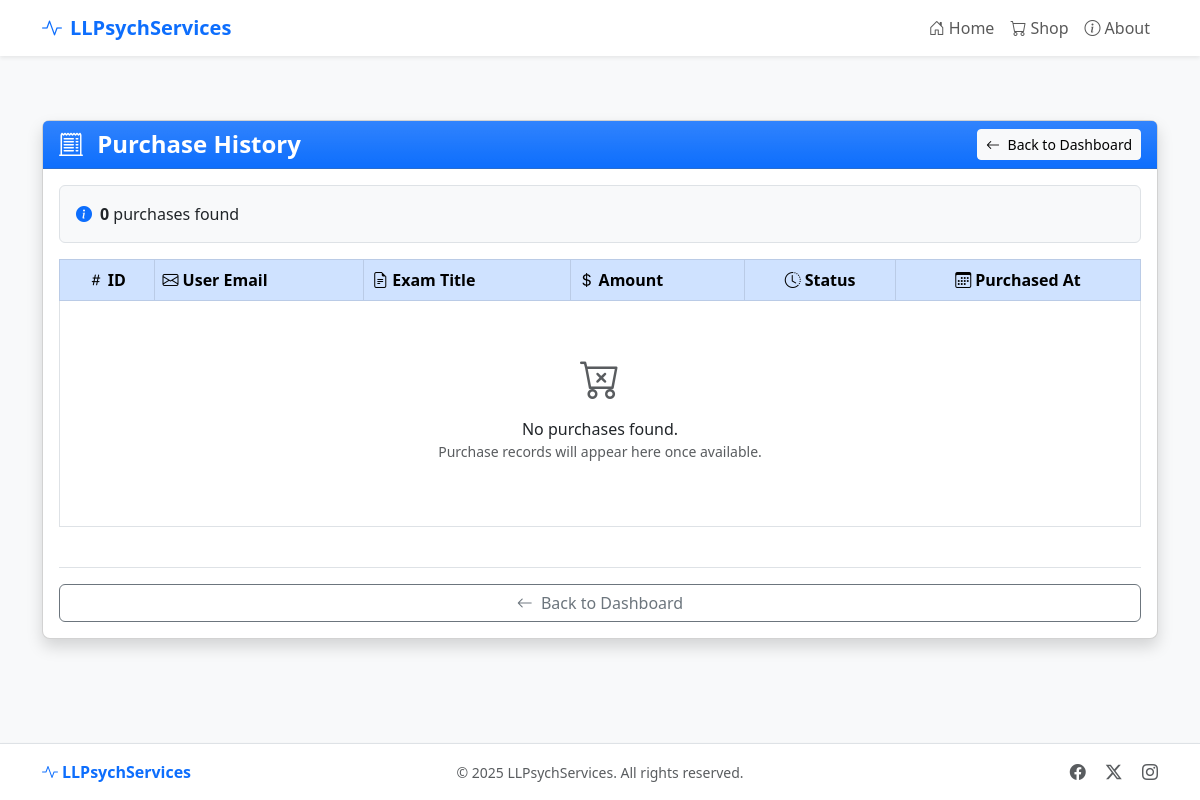
Before: /admin/purchases (signed in) with the older database file.
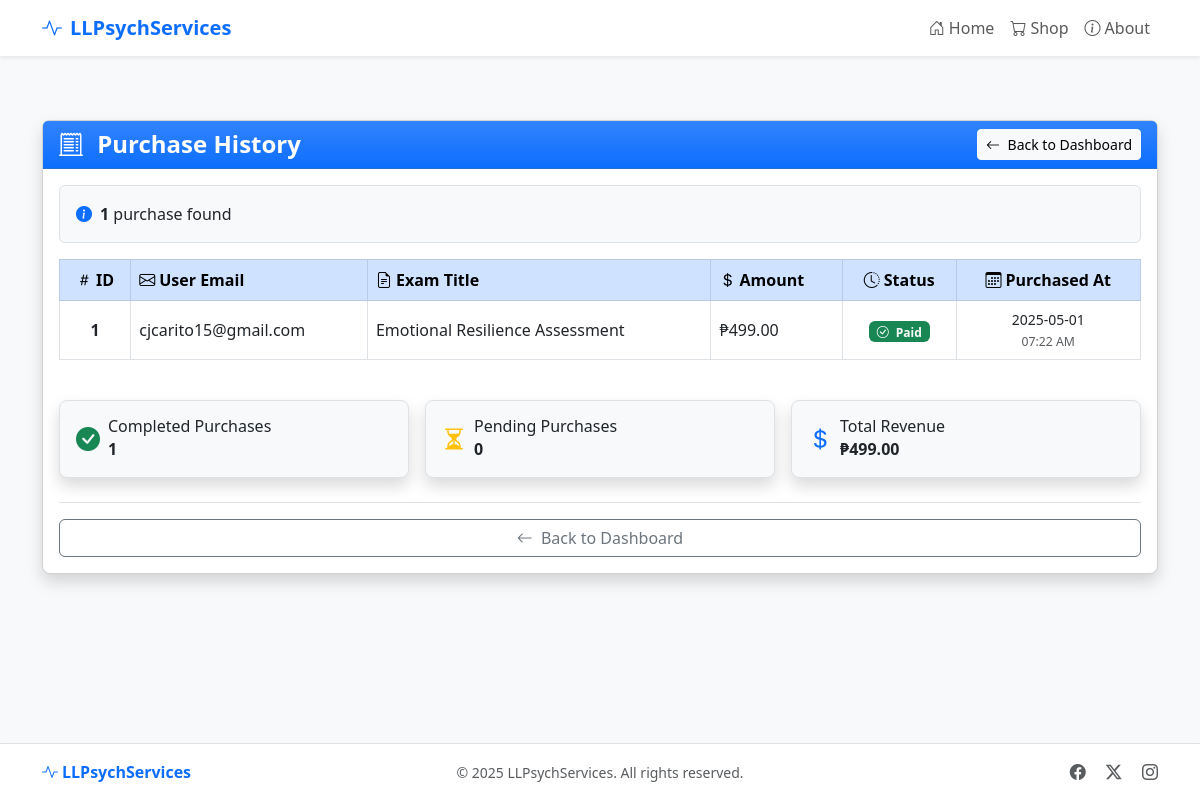
After: the same page with the newer database file.
### app.py (models this page shows, shortened)
class Purchase(db.Model):
    id = db.Column(db.Integer, primary_key=True)
    exam_id = db.Column(db.Integer, db.ForeignKey('exam.id'), nullable=False)
    email = db.Column(db.String(120), nullable=False)
    access_token = db.Column(db.String(100), unique=True, nullable=False)
    payment_id = db.Column(db.String(100), nullable=True)
    payment_status = db.Column(db.String(20), default='pending')
    answers = db.Column(db.Text, nullable=True)  # Store user answers as JSON
    purchased_at = db.Column(db.DateTime, default=datetime.utcnow)
    exam = db.relationship('Exam', backref=db.backref('purchases', lazy=True))

class Exam(db.Model):
    id = db.Column(db.Integer, primary_key=True)
    title = db.Column(db.String(100), nullable=False)
    exam_type = db.Column(db.String(20))  # 'content' or 'likert'
    description = db.Column(db.Text, nullable=False)
    price = db.Column(db.Float, nullable=False)
    content = db.Column(db.Text, nullable=False)
    questions = db.Column(db.Text, nullable=True)  # Stored as JSON
    exam_type = db.Column(db.String(20), default='content')  # 'content' or 'likert'
    created_at = db.Column(db.DateTime, default=datetime.utcnow)
    scoring_rules = db.Column(db.Text, nullable=True)

### app.py (the view)
@app.route('/admin/purchases')
@admin_required
def admin_purchases():
    purchases = Purchase.query.order_by(Purchase.purchased_at.desc()).all()
    return render_template('admin/purchases.html', purchases=purchases)

### app.py (called while the page is built)
def admin_required(f):
    @wraps(f)
    def decorated_function(*args, **kwargs):
        if not session.get('admin_logged_in'):
            flash('Please log in to access the admin area.', 'warning')
            return redirect(url_for('admin_login', next=request.url))
        return f(*args, **kwargs)
    return decorated_function

### templates/admin/purchases.html (shortened to what the changed rows need)
{% extends 'base.html' %}
{% block content %}
<div class="container py-3 py-md-4">
  <div class="row justify-content-center">
    <div class="col-12">
      <div class="card shadow">
        <div class="card-header bg-primary bg-gradient text-white">
          <div class="d-flex flex-column flex-sm-row justify-content-between align-items-start align-items-sm-center">
            <h1 class="h4 mb-2 mb-sm-0 fw-bold">
              <i class="bi bi-receipt-cutoff me-2"></i> Purchase History
            </h1>
          </div>
        </div>
        <div class="card-body">
          <div class="mb-3">
            <div class="alert alert-info bg-light text-dark border">
              <div class="d-flex align-items-center">
                <i class="bi bi-info-circle-fill me-2 text-primary"></i>
                <div>
                  <span class="fw-bold">{{ purchases|length }}</span> purchase{{ "s" if purchases|length != 1 else "" }} found
                </div>
              </div>
            </div>
          </div>
          <div class="table-responsive">
            <table class="table table-bordered table-hover align-middle">
              <thead class="table-primary bg-gradient">
                <tr>
                  <th class="text-center">
                    <i class="bi bi-hash me-1"></i>ID
                  </th>
                  <th>
                    <i class="bi bi-envelope me-1"></i>User Email
                  </th>
                  <th>
                    <i class="bi bi-file-earmark-text me-1"></i>Exam Title
                  </th>
                  <th>
                    <i class="bi bi-currency-dollar me-1"></i>Amount
                  </th>
                  <th class="text-center">
                    <i class="bi bi-clock-history me-1"></i>Status
                  </th>
                  <th class="text-center">
                    <i class="bi bi-calendar3 me-1"></i>Purchased At
                  </th>
                </tr>
              </thead>
              <tbody>
                {% for purchase in purchases %}
                  <tr>
                    <td class="text-center fw-bold">{{ purchase.id }}</td>
                    <td>{{ purchase.email }}</td>
                    <td>{{ purchase.exam.title if purchase.exam else 'N/A' }}</td>
                    <td>₱{{ "%.2f"|format(purchase.exam.price) if purchase.exam else '0.00' }}</td>
                    <td class="text-center">
                      <span class="badge {{ 'bg-success' if purchase.payment_status == 'paid' else 'bg-warning' }}">
                        <i class="bi bi-{{ 'check-circle' if purchase.payment_status == 'paid' else 'hourglass-split' }} me-1"></i>
                        {{ purchase.payment_status | capitalize }}
                      </span>
                    </td>
                    <td class="text-center small">
                      <span class="d-block">{{ purchase.purchased_at.strftime('%Y-%m-%d') }}</span>
                      <small class="text-muted">{{ purchase.purchased_at.strftime('%I:%M %p') }}</small>
                    </td>
                  </tr>
                {% else %}
                  <tr>
                    <td colspan="6" class="text-center py-5">
                      <i class="bi bi-cart-x fs-1 d-block mb-2 text-muted"></i>
                      <p class="mb-0">No purchases found.</p>
                      <p class="small text-muted">Purchase records will appear here once available.</p>
                    </td>
                  </tr>
                {% endfor %}
              </tbody>
            </table>
          </div>
          {% if purchases|length > 0 %}
          <div class="row g-3 mt-2">
            <div class="col-md-4">
              <div class="card bg-light border">
                <div class="card-body p-3">
                  <div class="d-flex align-items-center">
                    <i class="bi bi-check-circle-fill text-success fs-4 me-2"></i>
                    <div>
                      <h6 class="mb-0">Completed Purchases</h6>
                      <span class="fw-bold">{{ purchases|selectattr('payment_status', 'equalto', 'paid')|list|length }}</span>
                    </div>
                  </div>
                </div>
              </div>
            </div>
            <div class="col-md-4">
              <div class="card bg-light border">
                <div class="card-body p-3">
                  <div class="d-flex align-items-center">
                    <i class="bi bi-hourglass-split text-warning fs-4 me-2"></i>
                    <div>
                      <h6 class="mb-0">Pending Purchases</h6>
                      <span class="fw-bold">{{ purchases|selectattr('payment_status', 'equalto', 'pending')|list|length }}</span>
                    </div>
                  </div>
                </div>
              </div>
            </div>
            <div class="col-md-4">
              <div class="card bg-light border">
                <div class="card-body p-3">
                  <div class="d-flex align-items-center">
                    <i class="bi bi-currency-dollar text-primary fs-4 me-2"></i>
                    <div>
                      <h6 class="mb-0">Total Revenue</h6>
                      <span class="fw-bold">₱{{ "%.2f"|format(purchases|selectattr('payment_status', 'equalto', 'paid')|sum(attribute='exam.price')) }}</span>
                    </div>
                  </div>
                </div>
              </div>
            </div>
          </div>
          {% endif %}
        </div>
      </div>
    </div>
  </div>
</div>
{% endblock %}

Changed rows visible on the page:
added Purchase: id "1", email "cjcarito15@gmail.com", exam "Emotional Resilience Assessment", payment_status "Paid", purchased_at "2025-05-01", purchased_at "07:22 AM"
now on this page (row unchanged): Exam: price "499.00"
Other visible differences:
{{ purchases|length }}: "0" → "1"
{{ purchases|selectattr('payment_status', 'equalto', 'paid')|list|length }}: (not shown) → "1"
{{ "s" if purchases|length != 1 else "" }}: "s" → (not shown)
text no longer shown: "No purchases found. Purchase records will appear here once available."
text now shown: "Completed Purchases Pending Purchases 0 Total Revenue ₱ 499.00"
